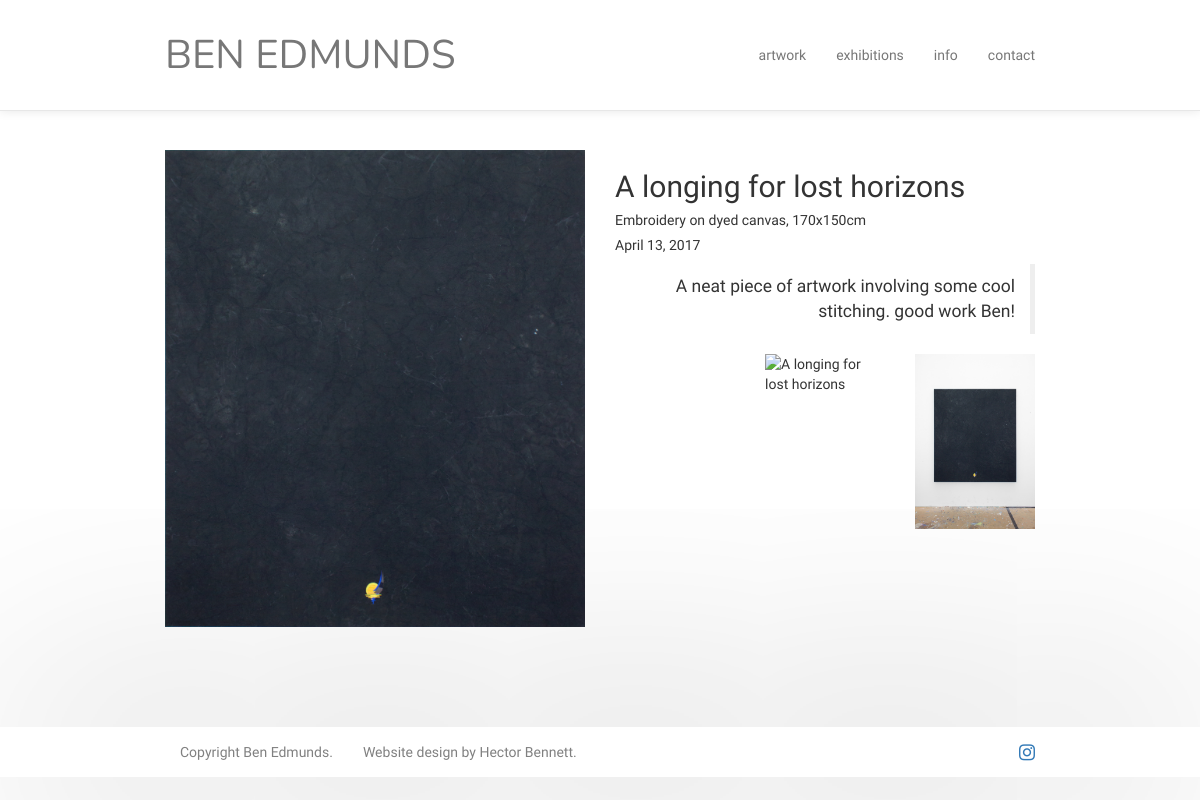
/gallery/artwork/3/, run on the app's committed database.
### gallery/models.py (models this page shows, shortened)
class Artwork(models.Model):
	image = models.ImageField(upload_to="artwork/%Y/%m/", blank=True, null=True)
	alt_image_1 = models.ImageField(upload_to="artwork/%Y/%m/", blank=True, null=True)
	alt_image_2 = models.ImageField(upload_to="artwork/%Y/%m/", blank=True, null=True)
	alt_image_3 = models.ImageField(upload_to="artwork/%Y/%m/", blank=True, null=True)
	title = models.CharField(max_length=200)
	medium = models.CharField(max_length=200)
	height = models.IntegerField()
	width = models.IntegerField()
	description = models.TextField()
	date_created = models.DateField()
	date_published = models.DateTimeField(blank=True, null=True,)
	album = models.ForeignKey(Album)
	def __str__(self):
		return self.title

### gallery/views.py (the view)
# urls.py: url(r'^artwork/(?P<pk>\d+)/$', views.artwork_detail, name='artwork_detail'),
def artwork_detail(request, pk):
	Work = Artwork.objects.get(pk=pk)
	return render(request, 'artwork_detail.html', {'Work': Work})

### templates/artwork_detail.html (shortened to what this page needs)
{% extends 'base.html' %}
{% load static %}
{% load thumbnail %}
{% block content %}
<div class="container middle">
	<div class="row">
		<div class="col-xs-12 col-sm-6 pull-right">
				<h2>{{ Work }}</h2>
				<h5>{{ Work.medium }}, {{ Work.height }}x{{ Work.width }}cm</h5>
				<h5>{{ Work.date_created }}</h5>
		</div>
		<div class="col-xs-12 col-sm-6 pull-left">
			{% thumbnail Work.image "x780" as im %}
				<img src="{{ im.url }}" class="img-responsive" alt="{{ Work }}">
			{% endthumbnail %}
		</div>
		<div class="col-xs-12 col-sm-6 pull-right">
				<blockquote class="blockquote-reverse">
					{{ Work.description }}
				</blockquote>
		</div>
		<div class="col-xs-3 col-sm-2 pull-right">
			{% thumbnail Work.alt_image_1 "x780" as im %}
				<img src="{{ im.url }}" class="img-responsive" alt="{{ Work }}">
			{% endthumbnail %}
		</div>
		<div class="col-xs-3 col-sm-2 pull-right">
			{% thumbnail Work.alt_image_2 "x780" as im %}
				<img src="{{ im.url }}" class="img-responsive" alt="{{ Work }}">
			{% endthumbnail %}
		</div>
		<div class="col-xs-3 col-sm-2 pull-right">
		</div>
	</div>
</div>
{% endblock %}

### static/main.css (style rules this page uses)
body { font-family: 'PT Sans', sans-serif; padding-top: 50px; }
.middle { padding-top: 100px; padding-bottom: 100px; }
@media (min-width: 900px) { .container { max-width: 900px; } }

### data on the page
Artwork: title "A longing for lost horizons", medium "Embroidery on dyed canvas", height "170", width "150", date_created "April 13, 2017", description "A neat piece of artwork involving some cool stitching. good work Ben!"
